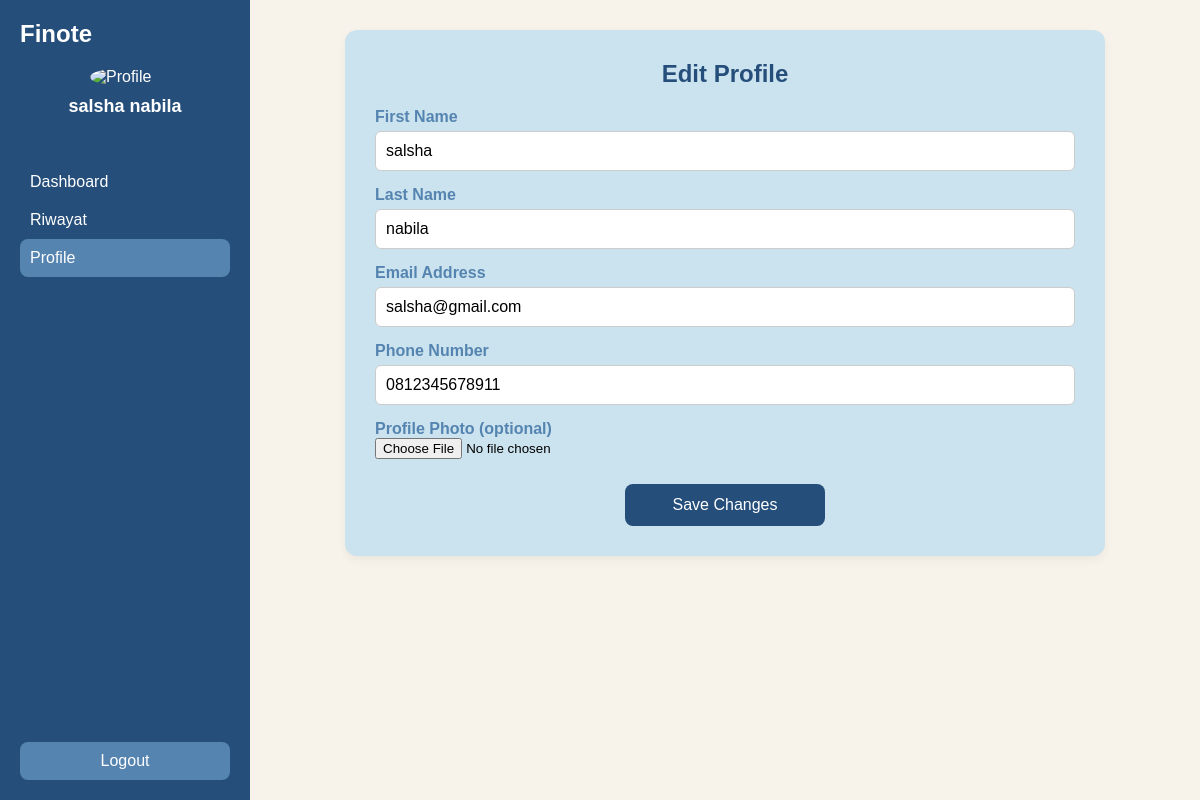
Screenshot of /edit_profile.php (signed in) with the database file from the repository.
### tables this page shows
CREATE TABLE `users` (
  `id` int UNSIGNED NOT NULL,
  `username` varchar(50) NOT NULL,
  `password` varchar(255) NOT NULL,
  `email` varchar(100) DEFAULT NULL,
  `created_at` timestamp NULL DEFAULT CURRENT_TIMESTAMP,
  `photo` varchar(255) DEFAULT NULL,
  `phone` varchar(20) DEFAULT NULL
);

### edit_profile.php (the view, shortened to what this page needs)
<?php
$host = "localhost";
$user_db = "root";
$pass = "";
$db = "finote";
$conn = new mysqli($host, $user_db, $pass, $db);
$id = $_SESSION['id'];
$query = "SELECT * FROM users WHERE id = $id";
$result = $conn->query($query);
if ($result->num_rows === 1) {
  $data = $result->fetch_assoc();
  $name = $data['username'];
  $email = $data['email'];
  $photo = $data['photo'] ?? '';
  $phone = $data['phone'] ?? '';
  $user = [
    'name' => $name,
    'photo' => !empty($photo) ? 'uploads/' . $photo : 'https://www.gravatar.com/avatar/' . md5(strtolower(trim($email))) . '?d=identicon&s=80',
    'email' => $email,
    'phone' => $phone
  ];
  $firstName = explode(' ', $name)[0];
  $lastName = explode(' ', $name)[1] ?? '';
} else {
  die("User tidak ditemukan.");
}
?>
<!DOCTYPE html>
<html lang="en">
<head>
</head>
<body>
  <div class="sidebar">
    <div class="top">
      <div class="logo">Finote</div>
      <div class="profile-sidebar">
        <img src="<?= $user['photo'] ?>" alt="Profile" />
        <p><?= $user['name'] ?></p>
      </div>
      <ul>
        <li><a href="dashboard.php">Dashboard</a></li>
        <li><a href="riwayat.php">Riwayat</a></li>
        <li class="active"><a href="profile.php">Profile</a></li>
      </ul>
    </div>
    <div class="logout"><a href="logout.php" style="color:white; text-decoration:none;">Logout</a></div>
  </div>
  <div class="main-content">
    <div class="section-card">
      <h2>Edit Profile</h2>
      <form action="update_profile.php" method="POST" enctype="multipart/form-data">
        <label for="first_name">First Name</label>
        <input type="text" id="first_name" name="first_name" value="<?= htmlspecialchars($firstName) ?>" required />
        <label for="last_name">Last Name</label>
        <input type="text" id="last_name" name="last_name" value="<?= htmlspecialchars($lastName) ?>" />
        <label for="email">Email Address</label>
        <input type="email" id="email" name="email" value="<?= htmlspecialchars($user['email']) ?>" required />
        <label for="phone">Phone Number</label>
        <input type="tel" id="phone" name="phone" value="<?= htmlspecialchars($user['phone']) ?>" required />
        <label for="photo">Profile Photo (optional)</label>
        <input type="file" id="photo" name="photo" accept="image/*" />
        <button type="submit" class="btn-submit">Save Changes</button>
      </form>
    </div>
  </div>
</body>
</html>

### edit_profile.php (style rules this page uses)
body { margin: 0; font-family: Arial, sans-serif; display: flex; background-color: #f7f3ea; }
.sidebar { width: 250px; background-color: #254e7a; color: #fff; height: 100vh; display: flex; flex-direction: column; justify-content: space-between; padding: 20px; box-sizing: border-box; }
.sidebar .top { display: flex; flex-direction: column; }
.logo { font-size: 24px; font-weight: bold; margin-bottom: 20px; }
.profile-sidebar { display: flex; flex-direction: column; align-items: center; margin-bottom: 30px; }
.profile-sidebar img { width: 70px; border-radius: 50%; margin-bottom: 10px; }
.profile-sidebar p { margin: 0; font-size: 18px; font-weight: bold; }
.sidebar ul { list-style: none; padding: 0; width: 100%; }
.sidebar ul li { padding: 10px; border-radius: 8px; transition: 0.3s; }
.sidebar ul li a { text-decoration: none; color: white; display: block; }
.sidebar ul li:hover, .sidebar ul li.active { background-color: #5584b0; }
.logout { text-align: center; padding: 10px; background-color: #5584b0; border-radius: 8px; cursor: pointer; transition: 0.3s; }
.main-content { flex: 1; padding: 30px; background-color: #f7f3ea; box-sizing: border-box; display: flex; flex-direction: column; align-items: center; }
.section-card { background: #cbe3ef; padding: 30px; border-radius: 12px; box-shadow: 0 4px 10px rgba(0, 0, 0, 0.05); margin-bottom: 30px; width: 100%; max-width: 700px; position: relative; text-align: left; }
.section-card h2 { margin: 0 0 20px 0; font-size: 24px; color: #254e7a; text-align: center; }
label { display: block; margin-top: 15px; font-weight: bold; color: #5584b0; font-size: 16px; }
input[type="text"], input[type="email"], input[type="tel"] { width: 100%; padding: 10px; margin-top: 5px; border-radius: 6px; border: 1px solid #ccc; font-size: 16px; box-sizing: border-box; }
.btn-submit { margin-top: 25px; background-color: #254e7a; color: white; padding: 12px 25px; font-size: 16px; border: none; border-radius: 8px; cursor: pointer; display: block; width: 100%; max-width: 200px; margin-left: auto; margin-right: auto; transition: background-color 0.3s; }

### rows the page displays
users: username "salsha nabila", first_name "salsha", last_name "nabila", email "salsha@gmail.com", phone "0812345678911"
